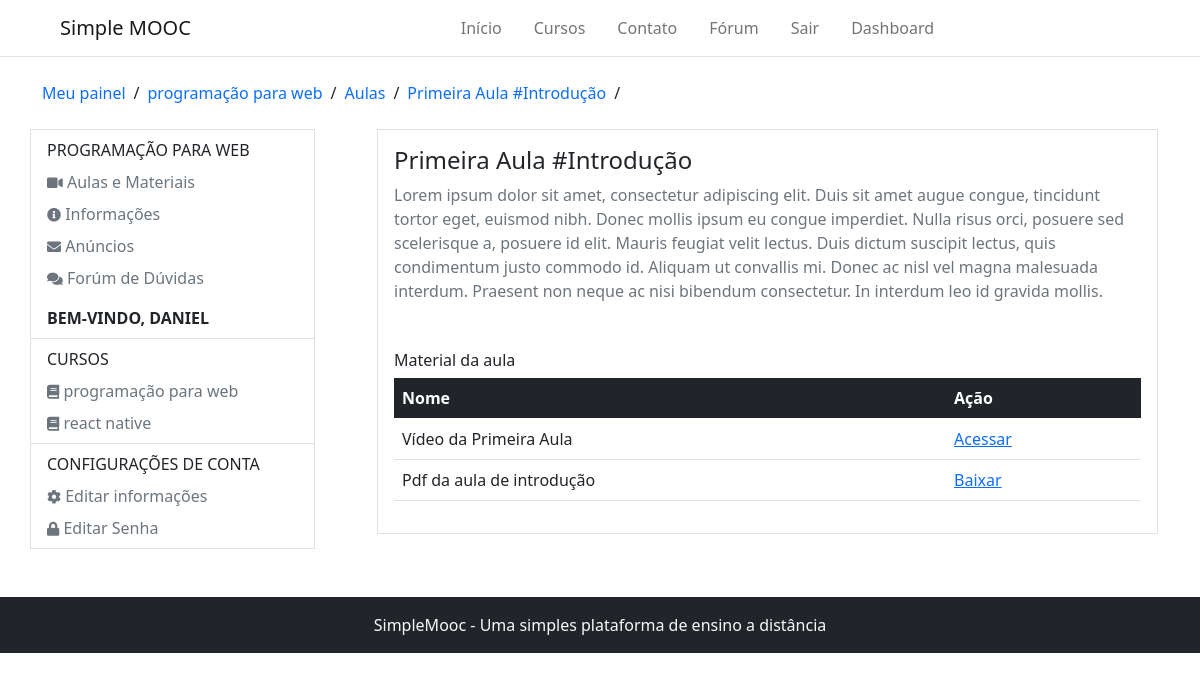
/accounts/programacao-para-web/aula/1/ (signed in), run on the app's committed database.
### Courses/models.py (models this page shows, shortened)
class Course(models.Model):
    name_course = models.CharField(max_length=50, verbose_name='Nome do curso')
    slug_course = models.SlugField(verbose_name='Atalho', blank=True)
    description_course = models.CharField(max_length=255, verbose_name='Descrição do curso')
    about_course = models.TextField(verbose_name='Sobre o curso')
    image_course = models.ImageField(upload_to='course_img/%Y/%m/%d', verbose_name='Imagem', null=True, blank=True)
    created_at = models.DateTimeField(auto_now_add= True, verbose_name='Data de criação')
    update_at = models.DateTimeField(auto_now=True, verbose_name='Data de atualização')
    objects = CourseManager()
    def __str__(self):
        return self.name_course
    def course_adverts_url(self):
        return reverse('course-adverts', args=[self.slug_course])
    class Meta:
        verbose_name = 'curso'
        verbose_name_plural = 'cursos'

class Lesson(models.Model):
    course = models.ForeignKey(Course, on_delete=models.CASCADE, verbose_name='Curso', related_name='Lessons')
    name = models.CharField(max_length=100, verbose_name='Título')
    description = models.TextField(verbose_name='Descrição')
    release_data = models.DateField('Data de liberação', blank=True, null=True)
    created_at = models.DateTimeField(auto_now_add=True, verbose_name='Criado em')
    update_at = models.DateTimeField(auto_now=True, verbose_name='Atualizado em')
    def __str__(self):
        return self.name
    def is_available(self):
        if self.release_data:
            today = timezone.now().date()
            return self.release_data <= today
        return False
    class Meta:
        verbose_name = 'Aula'
        verbose_name_plural = 'Aulas'

class subscribe(models.Model):
    STATUS_CHOICES = (
        (0, 'Análise'),
        (1, 'Aprovado'),
        (2, 'Cancelado'),
    )
    user = models.ForeignKey(settings.AUTH_USER_MODEL, on_delete=models.CASCADE, verbose_name='Usuário')
    course = models.ForeignKey(Course, on_delete=models.CASCADE, verbose_name='Curso')
    status = models.IntegerField(choices=STATUS_CHOICES, default=0, blank=True, verbose_name='Situação')
    created_at = models.DateTimeField(auto_now_add=True, verbose_name='Criado em')
    update_at = models.DateTimeField(auto_now=True, verbose_name='Atualizado em')
    def is_approved(self):
        return self.status == 1
    class Meta:
        verbose_name = 'Inscrição'
        verbose_name_plural = 'Inscrições'
        unique_together = (('user', 'course'),)

class Material(models.Model):
    name = models.CharField('Nome', max_length=100)
    embedded = models.TextField('Video embutido', blank=True)
    file = models.FileField('Arquivo', upload_to='lessons/materials', blank=True, null=True)
    lesson = models.ForeignKey(Lesson, on_delete=models.CASCADE, related_name='Materials')
    def is_embedded(self):
        return bool(self.embedded)
    def __str__(self):
        return self.name
    class Meta:
        verbose_name = 'Material'
        verbose_name_plural = 'Materials'

### Accounts/models.py (models this page shows, shortened)
class User(AbstractBaseUser, PermissionsMixin):
    username = models.CharField(max_length=50, verbose_name='Nome de usuário', unique=True,
        validators=[validators.RegexValidator(re.compile('^[\w.@+-]+$'),
        'O nome de usuário só pode conter letras números, ou os seguintes caracteres: @/./+/-/_',
        'invalid')]
    )
    email = models.EmailField(unique=True, verbose_name='E-mail')
    full_name = models.CharField(max_length=100, blank=True, verbose_name='Nome completo')
    is_active = models.BooleanField(blank=True, default=True, verbose_name='Está ativo?')
    is_staff = models.BooleanField(blank=True, default=False, verbose_name='Pertence a equipe?')
    date_joined = models.DateTimeField(auto_now_add=True, verbose_name='Data de entrada')
    objects = UserManager()
    USERNAME_FIELD = 'username'
    REQUIRED_FIELDS = ['email', 'full_name']
    def __str__(self):
        return self.username
    class Meta:
        verbose_name = 'Usuário'
        verbose_name_plural = 'Usuários'

### Accounts/decorators.py (the view)
    def wrapper(request, *args, **kwargs):
        slug = kwargs.get('slug')
        course = get_object_or_404(Course, slug_course=slug)
        try:
            subscriber = get_object_or_404(subscribe, user=request.user, course=course)
        except:
            messages.error(request, 'Desculpe, mas você não tem permissão para acessar essa página')
            return redirect('dashboard')
        if not subscriber.is_approved():
            messages.error(request, 'A sua inscrição no curso ainda está pendente')
            return redirect('dashboard')
        request.course = course
        return detail_advert(request, *args, **kwargs)

### Accounts/views.py (called while the page is built)
@login_required
@subscription_required
def detail_lesson(request, slug, id_lesson):
    course = request.course
    lesson = get_object_or_404(Lesson, pk=id_lesson)
    if not lesson.is_available():
        messages.error(request, 'Aula indisponível')
        return redirect('lessons', slug)
    return render(request, 'registration/detail_lesson.html', {'lesson': lesson, 'course': course})

### Courses/templatetags/courses_tags.py (called while the page is built)
@register.inclusion_tag('partials/_my_courses.html')
def user_courses(user):
    registrations = subscribe.objects.order_by('-id').filter(user=user)
    return {'registrations': registrations}

### Accounts/templates/registration/detail_lesson.html
{% extends 'registration/lessons.html' %}
{% block 'breadcrumbs' %}
    {{ block.super }}
    <li><a href="{% url 'detail-lesson' course.slug_course lesson.id %}" class="text-decoration-none">{{ lesson.name }}</a></li>
    <li>/</li>
{% endblock %}
{% block 'dashboard-main' %}
    <div class="d-flex flex-column gap-3">
        <div class="border border-1 p-3">
            <h1 class="text-decoration-none fs-4 text-dark" href="#">{{ lesson }}</h1>
            <p class="text-muted">{{ lesson.description }}</p>
            <h2 class="fs-6 mt-5">Material da aula</h2>
            <table class="table">
                <thead class="table-dark">
                  <tr>
                    <th scope="col">Nome</th>
                    <th scope="col">Ação</th>
                  </tr>
                </thead>
                <tbody>
                  {% for material in lesson.Materials.all %}
                    <tr>
                      <th scope="row" class="fw-normal">{{ material }}</th>
                      {% if material.is_embedded %}
                        <th scope="row" class="fw-normal">
                          <a href="{% url 'material' course.slug_course material.id %}">Acessar</a>
                        </th>
                      {% else %}
                        <th scope="row" class="fw-normal">
                          <a target="_blank" href="{{ material.file.url }}">Baixar</a>
                        </th>
                      {% endif %}
                    </tr>
                  {% endfor %}
                </tbody>
              </table>
        </div>
    </div>
{% endblock %}

### Accounts/templates/registration/course_adverts.html (shortened to what this page needs)
{% extends 'registration/dashboard.html' %}
{% block 'breadcrumbs' %}
    {{ block.super }}
    <li><a href="{{ course.course_adverts_url }}" class="text-decoration-none">{{ course }}</a></li>
    <li>/</li>
{% endblock %}
{% block 'dashboard-aside' %}
    <ul class="nav flex-column px-3 py-2">
        <p class="mb-0 text-uppercase">{{ course }}</p>
        <li class="nav-item">
            <a class="nav-link px-0 link-secondary pb-0" href="{% url 'lessons' course.slug_course %}">
                <i class="fas fa-video" style="font-size: 14px"></i> Aulas e Materiais
            </a>
        </li>
        <li class="nav-item">
            <a class="nav-link px-0 link-secondary pb-0" href="{% url 'edit_password' %}">
                <i class="fas fa-info-circle" style="font-size: 14px"></i> Informações
            </a>
        </li>
        <li class="nav-item">
            <a class="nav-link px-0 link-secondary pb-0" href="{% url 'edit_password' %}">
                <i class="fas fa-envelope" style="font-size: 14px"></i> Anúncios
            </a>
        </li>
        <li class="nav-item">
            <a class="nav-link px-0 link-secondary pb-0" href="{% url 'edit_password' %}">
                <i class="fas fa-comments" style="font-size: 14px"></i> Forúm de Dúvidas
            </a>
        </li>
    </ul>
    {{ block.super }}
{% endblock %}

### Accounts/templates/registration/dashboard.html (shortened to what this page needs)
{% extends 'base.html' %}
{% load courses_tags %}
{% block 'content' %}
    {% include 'partials/_header.html' %}
    <div class="container">
        <ul class="d-flex align-items-center my-4 p-0 gap-2" style="list-style: none;">
            {% block 'breadcrumbs' %}
                <li><a href="{% url 'dashboard' %}" class="text-decoration-none">Meu painel</a></li>
                <li>/</li>
            {% endblock %}
        </ul>
        <div class="row mb-5">
            <div class="col-3 p-0 d-block border border-1" style="margin-right: 50px; height: max-content;">
                {% block 'dashboard-aside' %}
                    <p class="text-uppercase fw-bold px-3 py-2 m-0 border-bottom">bem-vindo, {{ user.username }}</p>
                    <ul class="nav flex-column border-bottom px-3 py-2">
                        <p class="mb-0 text-uppercase">Cursos</p>
                        {% user_courses user %}
                    </ul>
                    <ul class="nav flex-column px-3 py-2">
                        <p class="mb-0 text-uppercase">Configurações de conta</p>
                        <li class="nav-item">
                            <a class="nav-link px-0 link-secondary pb-0" href="{% url 'edit_account' %}">
                                <i class="fas fa-cog" style="font-size: 14px"></i> Editar informações
                            </a>
                        </li>
                        <li class="nav-item">
                            <a class="nav-link px-0 link-secondary pb-0" href="{% url 'edit_password' %}">
                                <i class="fas fa-lock" style="font-size: 14px"></i> Editar Senha
                            </a>
                        </li>
                    </ul>
                {% endblock %}
            </div>
            <div class="col">
                {% block 'dashboard-main' %}{% endblock %}
            </div>
        </div>
    </div>
    {% include 'partials/_footer.html' %}
{% endblock %}

### templates/partials/_my_courses.html
{% for subscribe in registrations %}
    <li class="nav-item">
        <a class="nav-link px-0 link-secondary pb-0" aria-current="page" href="{{ subscribe.course.course_user_url }}">
            <i class="fas fa-book" style="font-size: 14px"></i> {{ subscribe.course }}
        </a>
    </li>
{% empty %}
    <p class="text-muted">Você não está escrito em nenhum curso</p>
{% endfor %}

### data on the page
Course: name_course "programação para web", name_course "PROGRAMAÇÃO PARA WEB"
Lesson: name "Primeira Aula #Introdução", description "Lorem ipsum dolor sit amet, consectetur adipiscing elit. Duis sit amet augue congue, tincidunt tortor eget, euismod nibh. Donec mollis ipsum eu congue imperdiet. Nulla risus orci, posuere sed scelerisque a, posuere id elit. Mauris feugiat velit lectus. Duis dictum suscipit lectus, quis condimentum justo commodo id. Aliquam ut convallis mi. Donec ac nisl vel magna malesuada interdum. Praesent non neque ac nisi bibendum consectetur. In interdum leo id gravida mollis."
User: username "DANIEL"
subscribe: course "programação para web"
subscribe: course "react native"
Material: name "Vídeo da Primeira Aula", shows "Acessar"
Material: name "Pdf da aula de introdução"
